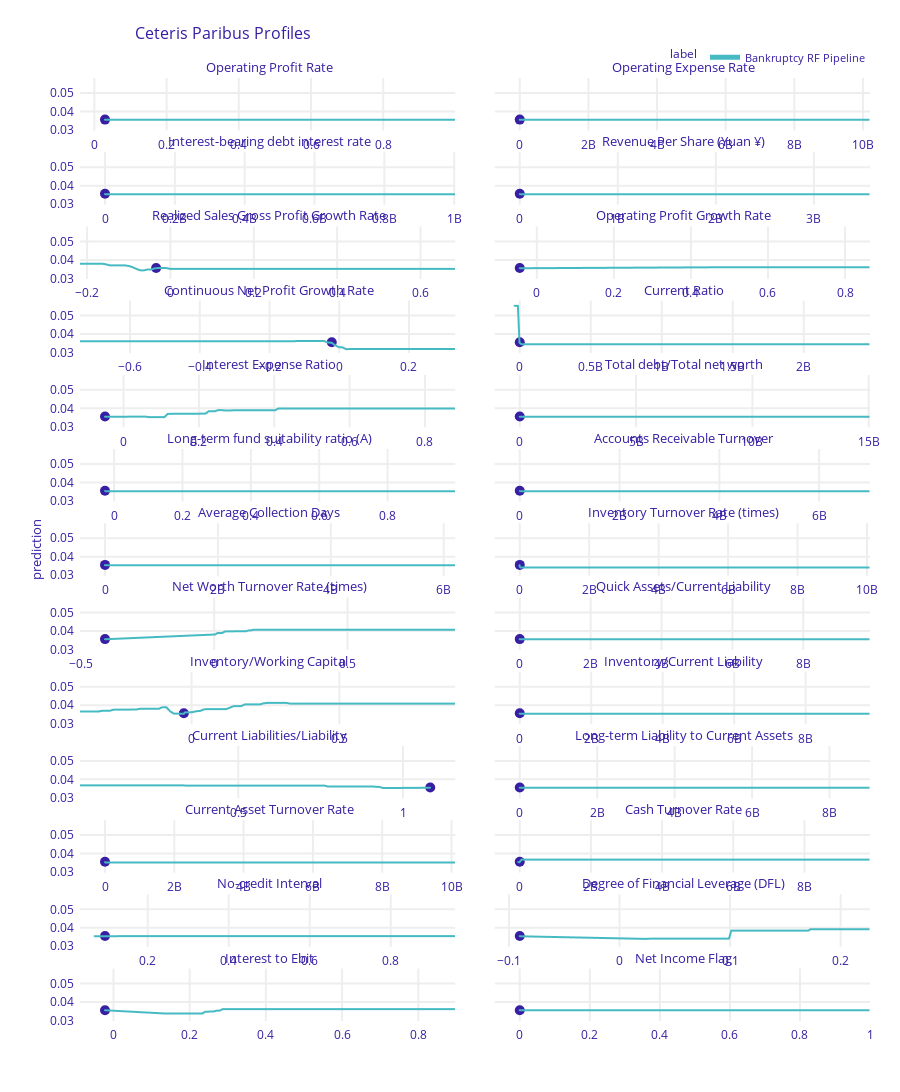

Source (notebook cell):
### Markdown cell above
<h3>The Ceteris Paribus plot reveals the change of instance prediction when one of the variables changes and the other remain the same. The Ceteris Paribus plot below reveals that majority of filtered variables won't affect the final model. The Bayesian Validation checks for the most prominent model in general but for individual cases we can conduct further diagnostics to lower possibility of getting bankrupt. Looking at variables we can clearly see that Continuous Profit Growth Rate, Interest ot Ebit and Degree of Financial Leverage can be further optimized by boosting its value. Inventory/Working Capital could be lowered to achieve similar results. This step has to be performed independently for each instance.</h3>

### Code cell
instance = X_test[[0]]
cp_profile = bankruptcy_rf_exp.predict_profile(new_observation=instance)
cp_profile.plot()
